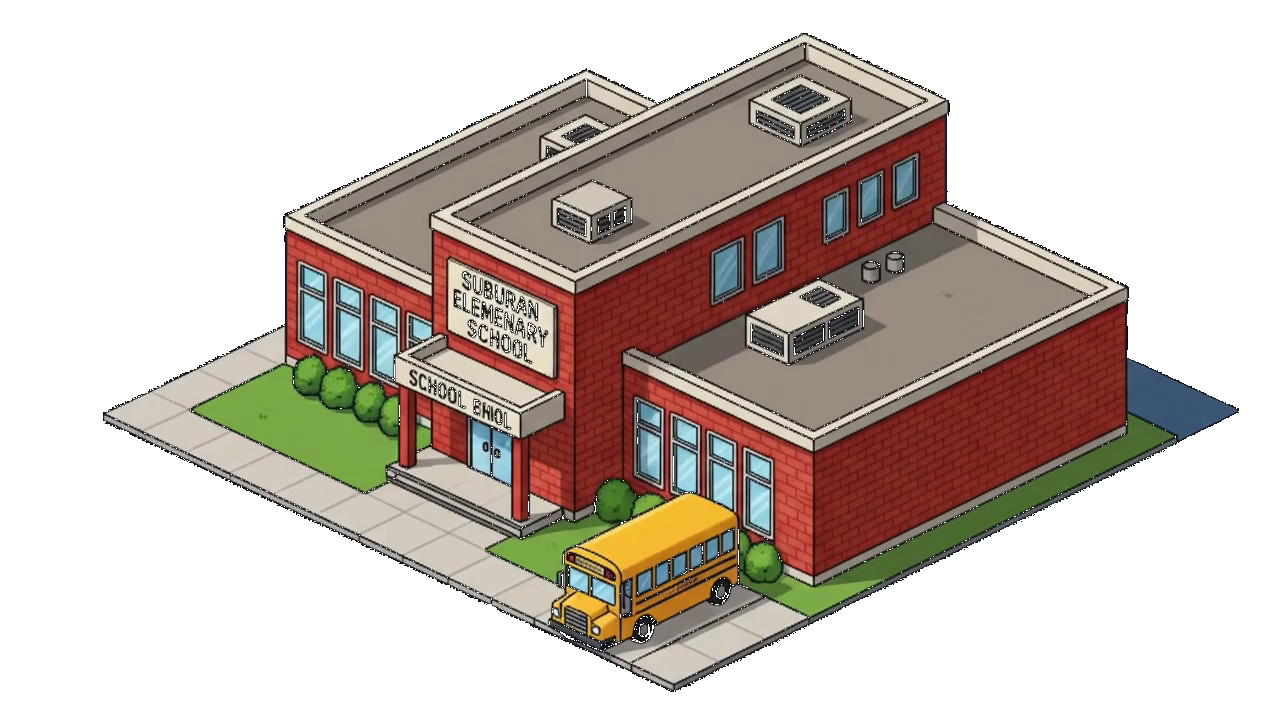
#> input picture school/01_damaged_1.png, 1280 x 720 px, found by its file name; its folder holds only this picture in this run
$ python generate_offsets.py
#> lines starting #> are read from the running program, lines starting #| are printed output that depends on the picture; after the words box and inside, x2 and y2 are one past the last pixel; in counts of white or black regions, pixels touching at a corner belong together
import os
import json
import numpy as np
from PIL import Image

def process_directory(directory_path, prefix):
#> called with directory_path = '../static/school', prefix = 'building_3'
    offsets = {}
    if not os.path.exists(directory_path):
        print(f"Directory {directory_path} not found.")
        return offsets

    files = sorted(os.listdir(directory_path))
    for f in files:
        if not f.endswith('.png'):
            continue

        # Extract frame index from filename
        # e.g., "00_pristine.png" -> 0, "01_damaged_1.png" -> 1
        # e.g., "frame_0.png" -> 0
        name = os.path.splitext(f)[0]
        try:
            if name.startswith('frame_'):
                frame_idx = int(name.split('_')[1])
            else:
                frame_idx = int(name.split('_')[0])
        except ValueError:
            print(f"Skipping file {f} with unexpected name format.")
            continue

        p = os.path.join(directory_path, f)
        img = Image.open(p).convert('RGBA')
#> img is the input picture: PIL image 1280x720 RGBA; mean R, G, B, A 60.3, 49.9, 42.9, 112.3
        w, h = img.size
#> w = 1280; h = 720

        arr = np.array(img)
        alpha = arr[:, :, 3]
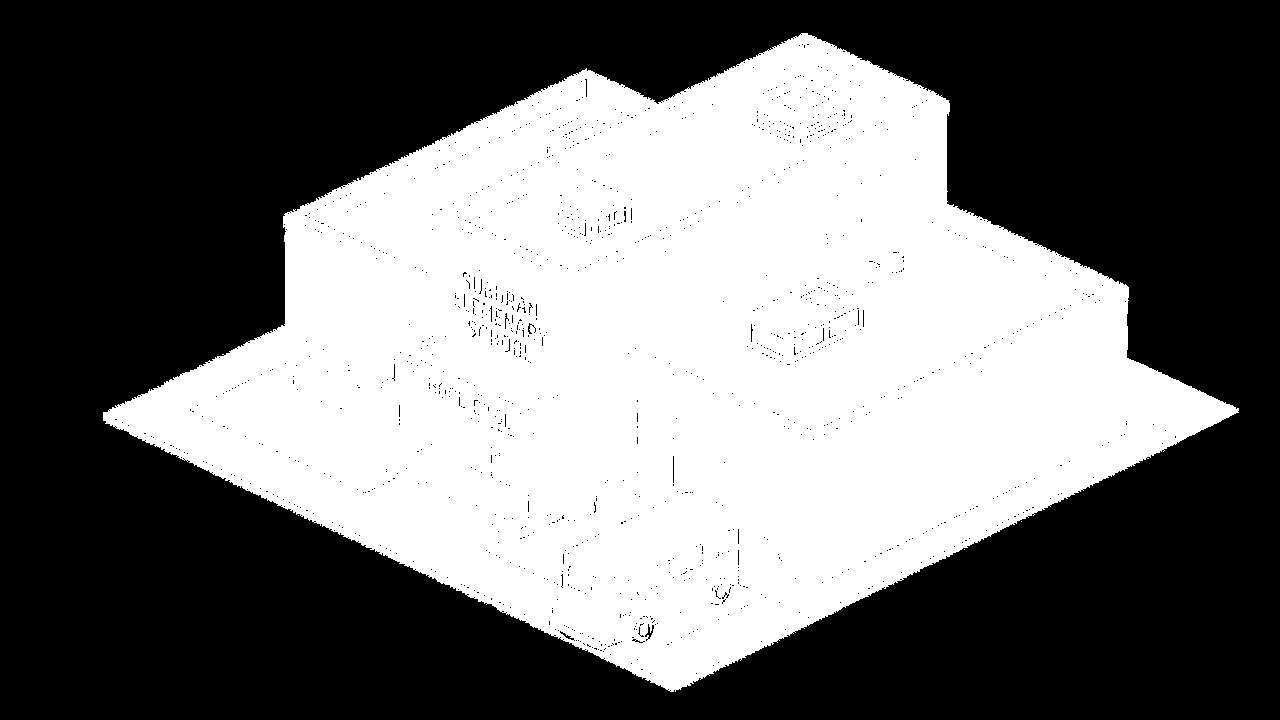
#> alpha: shape (720, 1280); 44% white; 5 white regions (4 under 20 px), largest, box (x1, y1, x2, y2) and area: (103, 33, 1239, 692) 405912
        non_transparent = (alpha > 0)
        ys, xs = np.where(non_transparent)

        if len(ys) > 0:
            cx = float(np.mean(xs))
#> cx = 675.9
            cy = float(np.mean(ys))
#> cy = 362.2
            y_max = int(np.max(ys))
#> y_max = 691

            # Find widest row to determine the base center Y coordinate
            widths = []
            for y_val in range(int(np.min(ys)), y_max + 1):
                row_xs = xs[ys == y_val]
                if len(row_xs) > 0:
                    widths.append((y_val, np.max(row_xs) - np.min(row_xs)))
#> this loop made 659 passes
#> row_xs on passes 1 to 2: [801, 802, 803, 804, 805, 806, 807], [800, 802, 803, 804, 805, 806, 807]
#> after the loop, widths = 659 pairs, first value 33 to 691, second value 5 to 1135
            base_cy, max_w = max(widths, key=lambda item: item[1])
#> base_cy = 412; max_w = 1135
        else:
            cx = w / 2.0
            cy = h / 2.0
            y_max = h
            base_cy = h / 2.0

        offsets[frame_idx] = {
            "w": w,
            "h": h,
            "dx": -cx,
            "dy": -cy,
            "y_max": y_max,
            "base_cy": base_cy
        }
        print(f"Processed {f} (frame {frame_idx}): size={w}x{h}, centroid=({cx:.1f}, {cy:.1f}), dx={-cx:.1f}, dy={-cy:.1f}, y_max={y_max}, base_cy={base_cy}")
#| Processed 01_damaged_1.png (frame 1): size=1280x720, centroid=(675.9, 362.2), dx=-675.9, dy=-362.2, y_max=691, base_cy=412

    return offsets

def main():
    # We will generate offsets for:
    # - building_3 (School) -> from static/school/
    # - building_1 (Hospital) -> from static/hospital/

    school_offsets = process_directory('../static/school', 'building_3')
#> school_offsets = 1 item
    hospital_offsets = process_directory('../static/hospital', 'building_1')

    all_offsets = {
        "building_3": school_offsets,
        "building_1": hospital_offsets
    }

    output_path = '../static/sprite_offsets.json'
    with open(output_path, 'w') as f:
        json.dump(all_offsets, f, indent=2)

    print(f"\nSaved all offsets to {output_path}")

if __name__ == '__main__':
    main()
